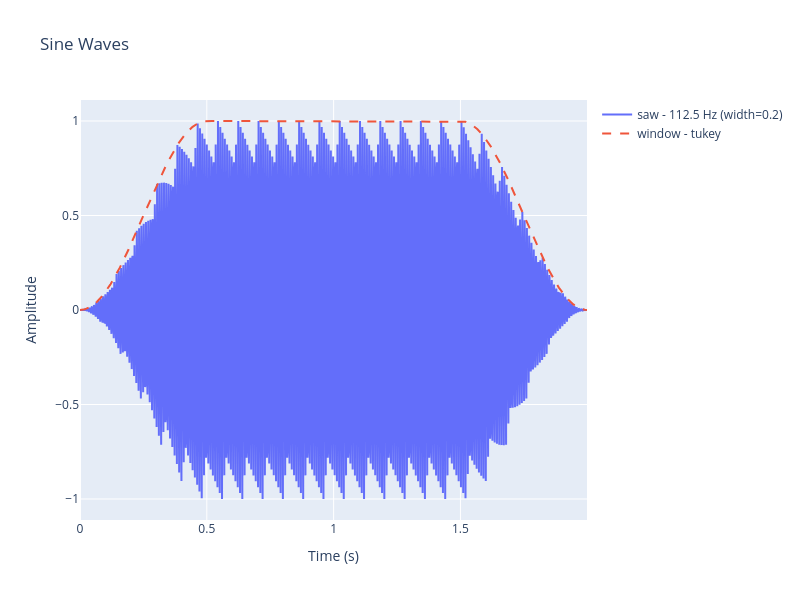
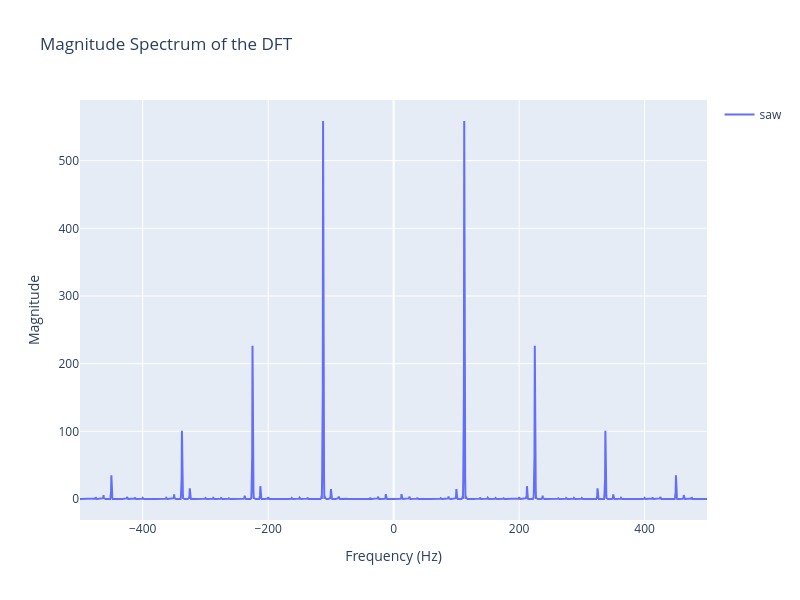
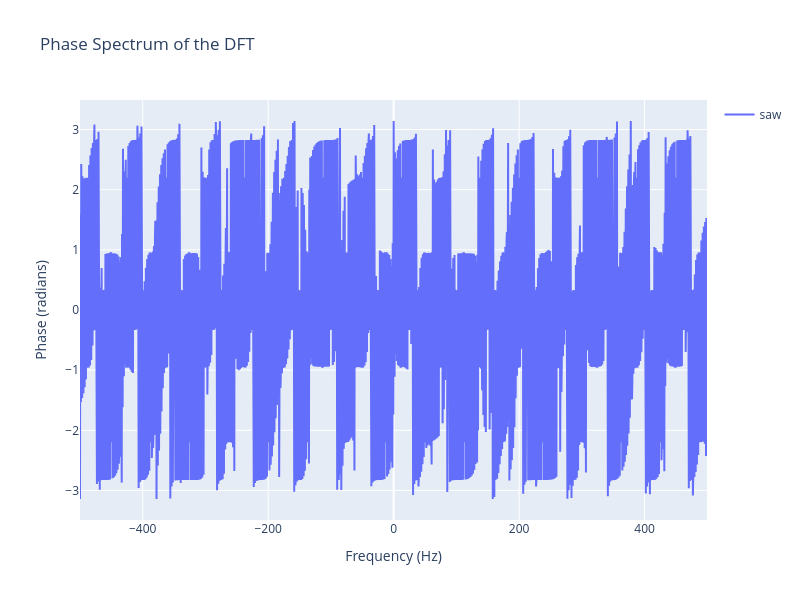

The cell these charts' notebook holds for them, in order:
### Markdown cell above
This notebook demonstrates how sampling affects waveform representations and the Discrete Fourier Transform (DFT).

It is intended mainly for educational use, showcasing basic waveform generation and simple interactions (including AM and FM).

Key things to explore:
- Visualizations of sampling/Nyquist effects (aligned grids between the waveform and DFT views)
- Effects of window functions on DFT analysis
- Effects of sample rate (SR) and sample length on time-domain waveforms and DFT results

### Code cell
import numpy as np
from audiospylt.waveform_utils import generate_waveforms, plot_waveforms


config = {
    # Time step in seconds (delta time)
    'dt': 0.001,

    # Total duration of the waveform
    't_max': 2.0,

    # selected_waveforms (list[str]): which generated signals to plot/DFT.
    # Allowed values (currently implemented in audiospylt.waveform_utils.generate_waveforms):
    # - 'sine1': amp1 * sin(2π*freq1*t + phase1)
    # - 'sine2': amp2 * sin(2π*freq2*t + phase2)
    # - 'square': amp1 * scipy.signal.square(2π*freq1*t + phase1, duty=square_duty)
    # - 'saw': amp1 * scipy.signal.sawtooth(2π*freq1*t + phase1, width=saw_width)
    # - 'am': (amp1 + index_am*sine2(t)) * sin(2π*freq1*t + phase1)
    # - 'fm': frequency deviation model with phase integration:
    #         f_inst(t) = freq1 + index_fm*sine2(t)
    #         phase(t) = phase1 + 2π * ∫ f_inst(t) dt
    # - 'sum': sine1 + sine2
    # - 'comb': time-domain splice of sine1 and sine2 in ~N/2-sample blocks.
    #          With the current code this is effectively: first half of samples from sine1,
    #          then second half from sine2 (block length ≈ round(t_max/(2*dt))).
    'selected_waveforms': ['saw'], 

    # Parameters for sine wave 1: amp, freq, phase
    'amp1': 1.0, 'freq1': 112.5, 'phase1': 0*np.pi,

    # Parameters for sine wave 2: amp, freq, phase
    'amp2': 1.0, 'freq2': 17, 'phase2': 1*np.pi,

    # Set the modulation index for AM
    'index_am': 1,

    # Set the modulation index for FM.
    # In the current implementation, index_fm scales the deviation term in:
    #   f_inst(t) = freq1 + index_fm*sine2(t)
    # then phase is obtained by discrete integration of f_inst.
    'index_fm': 0.1,

    # square_duty (float in [0, 1]): duty cycle for 'square' waveform.
    'square_duty': 0.5,

    # saw_width (float in [0, 1]): shape parameter for 'saw' waveform (0.5 gives triangle).
    'saw_width': 0.2,

    # Apply window function (handled inside generate_waveforms)
    'apply_window': True,

    # Type of window function to apply. Reference here: https://docs.scipy.org/doc/scipy/reference/generated/scipy.signal.get_window.html
    'window_type': 'tukey',

    # Add dotted lines overlay (disable if using high SR!)
    'add_dotted_lines': False,
}

waveform_data, t = generate_waveforms(config)

plot_waveforms(waveform_data, t, config)

### Figure 1 — Plotly figure (JSON) as saved in the notebook; plotly's stock layout.template omitted (floating-point values rounded to 4 significant figures; data arrays with more than 128 entries replaced by an {"elided": "..."} marker saying what was removed)
{"data": [{"mode": "lines", "name": "saw - 112.5 Hz (width=0.2)", "type": "scatter", "x": {"elided": "2000 float values"}, "y": {"elided": "2000 float values"}}, {"line": {"dash": "dash"}, "mode": "lines", "name": "window - tukey", "type": "scatter", "x": {"elided": "2000 float values"}, "y": {"elided": "2000 float values"}}], "layout": {"autosize": false, "height": 600, "showlegend": true, "title": {"text": "Sine Waves"}, "width": 800, "xaxis": {"title": {"text": "Time (s)"}}, "yaxis": {"title": {"text": "Amplitude"}}}}

### Figure 2 — Plotly figure (JSON) as saved in the notebook; plotly's stock layout.template omitted (floating-point values rounded to 4 significant figures; data arrays with more than 128 entries replaced by an {"elided": "..."} marker saying what was removed)
{"data": [{"mode": "lines", "name": "saw", "type": "scatter", "x": {"elided": "2000 float values"}, "y": {"elided": "2000 float values"}}], "layout": {"autosize": false, "height": 600, "showlegend": true, "title": {"text": "Magnitude Spectrum of the DFT"}, "width": 800, "xaxis": {"title": {"text": "Frequency (Hz)"}}, "yaxis": {"title": {"text": "Magnitude"}}}}

### Figure 3 — Plotly figure (JSON) as saved in the notebook; plotly's stock layout.template omitted (floating-point values rounded to 4 significant figures; data arrays with more than 128 entries replaced by an {"elided": "..."} marker saying what was removed)
{"data": [{"mode": "lines", "name": "saw", "type": "scatter", "x": {"elided": "2000 float values"}, "y": {"elided": "2000 float values"}}], "layout": {"autosize": false, "height": 600, "showlegend": true, "title": {"text": "Phase Spectrum of the DFT"}, "width": 800, "xaxis": {"title": {"text": "Frequency (Hz)"}}, "yaxis": {"title": {"text": "Phase (radians)"}}}}
